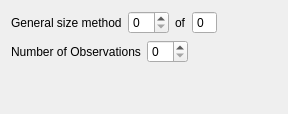
            <widget class="QWidget" name="tab_general">
             <attribute name="title">
              <string>General</string>
             </attribute>
             <layout class="QGridLayout" name="gridLayout_8">
              <item row="0" column="0">
               <layout class="QHBoxLayout" name="horizontalLayout_5">
                <item>
                 <widget class="QLabel" name="labe_obs_gen_num">
                  <property name="text">
                   <string>General size method</string>
                  </property>
                 </widget>
                </item>
                <item>
                 <widget class="QSpinBox" name="spinBox_obs_gen_num"/>
                </item>
                <item>
                 <widget class="QLabel" name="label_obs_gen_of">
                  <property name="text">
                   <string>of</string>
                  </property>
                 </widget>
                </item>
                <item>
                 <widget class="QSpinBox" name="spinBox_obs_gen_num_total">
                  <property name="readOnly">
                   <bool>true</bool>
                  </property>
                  <property name="buttonSymbols">
                   <enum>QAbstractSpinBox::NoButtons</enum>
                  </property>
                 </widget>
                </item>
                <item>
                 <spacer name="horizontalSpacer_obs_gen_num">
                  <property name="orientation">
                   <enum>Qt::Horizontal</enum>
                  </property>
                  <property name="sizeHint" stdset="0">
                   <size>
                    <width>40</width>
                    <height>20</height>
                   </size>
                  </property>
                 </spacer>
                </item>
               </layout>
              </item>
              <item row="1" column="0">
               <layout class="QHBoxLayout" name="horizontalLayout_4">
                <item>
                 <widget class="QLabel" name="label_obs_gen_numObs">
                  <property name="text">
                   <string>Number of Observations</string>
                  </property>
                 </widget>
                </item>
                <item>
                 <widget class="QSpinBox" name="spinBox_obs_gen_numObs"/>
                </item>
                <item>
                 <spacer name="horizontalSpacer_obs_gen_numObs">
                  <property name="orientation">
                   <enum>Qt::Horizontal</enum>
                  </property>
                  <property name="sizeHint" stdset="0">
                   <size>
                    <width>40</width>
                    <height>20</height>
                   </size>
                  </property>
                 </spacer>
                </item>
               </layout>
              </item>
              <item row="2" column="0">
               <layout class="QVBoxLayout" name="verticalLayout_gen_obs"/>
              </item>
              <item row="2" column="1">
               <spacer name="verticalSpacer_8">
                <property name="orientation">
                 <enum>Qt::Vertical</enum>
                </property>
                <property name="sizeHint" stdset="0">
                 <size>
                  <width>20</width>
                  <height>40</height>
                 </size>
                </property>
               </spacer>
              </item>
             </layout>
            </widget>
